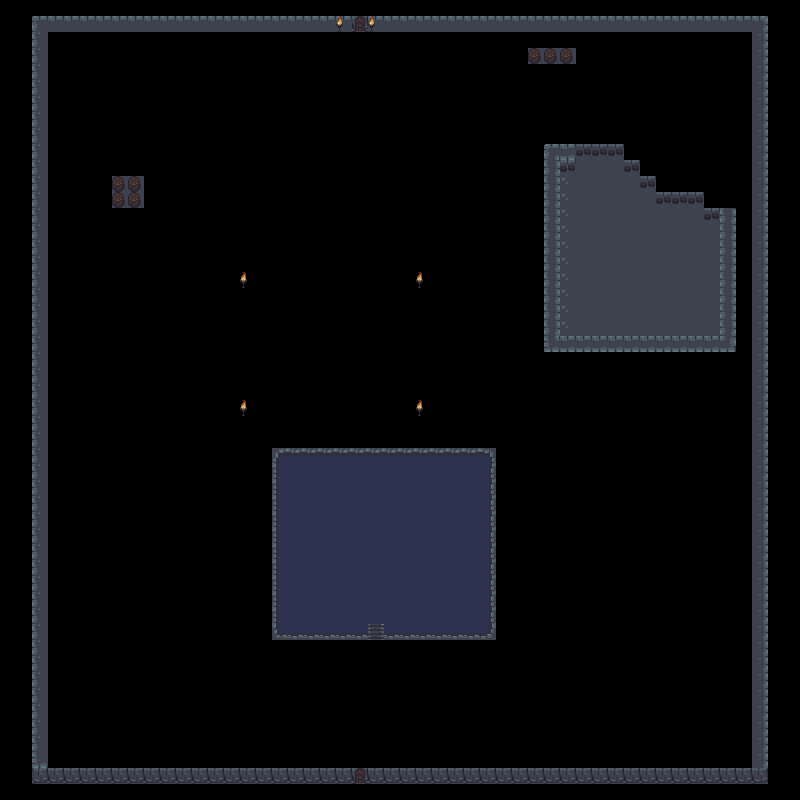

A 2D game scene composited from a Tiled map and its tileset images. What follows is a short description and the map's XML, with each tile layer's data collapsed to a summary:
An orthogonal 50x50 tile map with 16x16 px tiles, 3 tile layers (Solid, Layer1, Layer2).

<map version="1.0" tiledversion="1.1.5" orientation="orthogonal" renderorder="right-down" width="50" height="50" tilewidth="16" tileheight="16" infinite="0" nextobjectid="1">
 <tileset firstgid="1" name="dungeon" tilewidth="16" tileheight="16" tilecount="299" columns="23">
  <image source="dungeon.png" width="368" height="208" />
 </tileset>
 <layer name="Solid" width="50" height="50">
  <data>[2500 cells, 339 non-empty, 2 distinct tile ids]</data>
 </layer>
 <layer name="Layer1" width="50" height="50">
  <data>[2500 cells, 227 non-empty, 17 distinct tile ids]</data>
 </layer>
 <layer name="Layer2" width="50" height="50">
  <data>[2500 cells, 183 non-empty, 13 distinct tile ids]</data>
 </layer>
</map>
